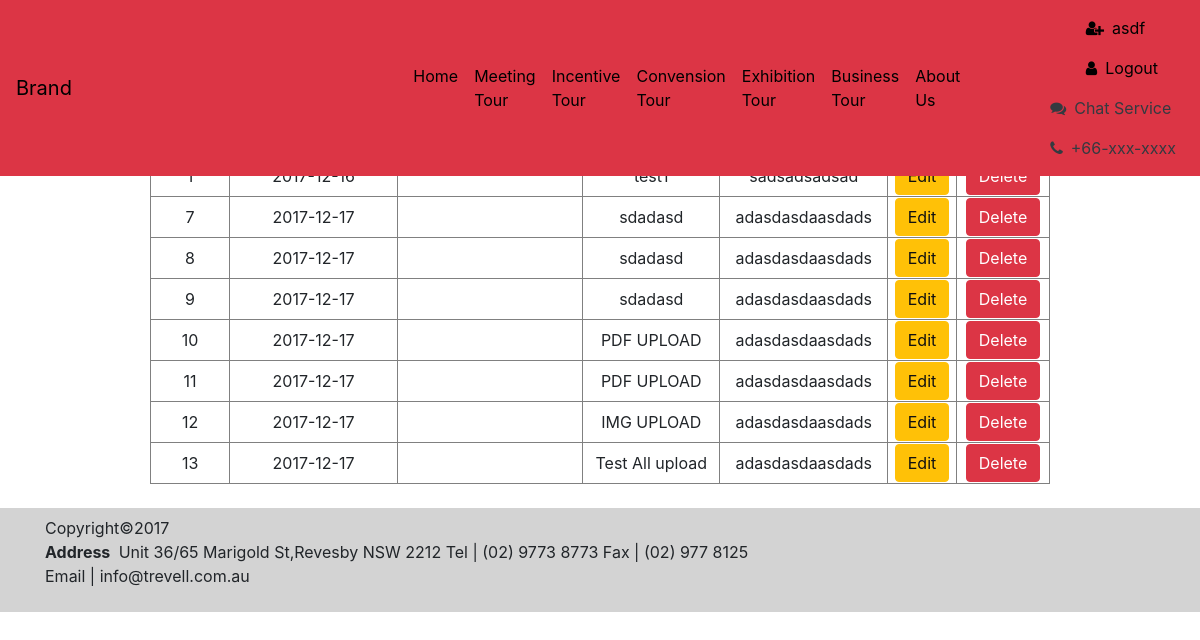
The page /Chinese_Tour/ListNews.php (signed in) on the database as committed earlier.
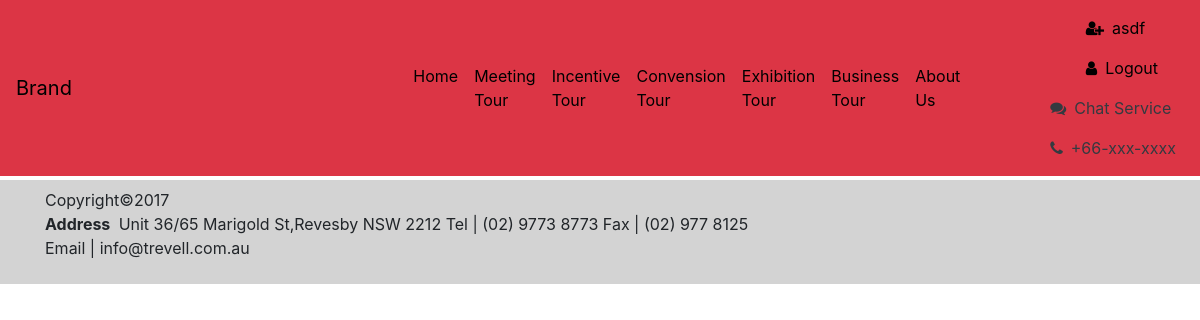
The same page on the database as committed later.
### tables this page shows
CREATE TABLE `news` (
  `news_id` int(11) NOT NULL,
  `create_date` date NOT NULL,
  `last_edit_date` date DEFAULT NULL,
  `topic` varchar(50) NOT NULL,
  `short_description` varchar(200) NOT NULL,
  `content` varchar(1000) NOT NULL
);

### Chinese_Tour/ListNews.php (the view, shortened to what this page needs)
<!DOCTYPE html>
<html lang="en">
<head>
    <link rel="stylesheet" href="https://maxcdn.bootstrapcdn.com/font-awesome/4.6.1/css/font-awesome.min.css">
    <link href="vendor/bootstrap/css/bootstrap.min.css" rel="stylesheet">
    <link href="css/modern-business.css" rel="stylesheet">
</head>
<body>
  <?php
    include 'component/header.php';
    ?>
  <br><br>
  <?php
  if(isset($_SESSION['login_id'])){
      $sql= "SELECT n.news_id ,n.create_date, n.last_edit_date,n.topic,n.short_description FROM news n";
      $result = mysqli_query( $GLOBALS['conn'] , $sql );
      echo "<br>";
      echo "<table border='1' align='center' width='900'>";
      echo "<tr align='center' bgcolor='#f5c6cb'>
      <td>News ID</td>
      <td>News Create Date</td>
      <td>News Last Edit Date</td>
      <td>News Topic</td>
      <td>News Description</td>
      <td></td>
      <td></td>";
      while($show = mysqli_fetch_array($result)) {
        $news_id = $show['news_id'];
        echo "<tr>";
         echo "<td align ='center'>" . $news_id.  "</td> ";
        echo "<td align ='center'>" .$show['create_date'] .  "</td> ";
        echo "<td align ='center'>" .$show['last_edit_date'] .  "</td> ";
        echo "<td align ='center'>" .$show['topic'] .  "</td> ";
        echo "<td align ='center'>" .$show['short_description'] .  "</td> ";
        echo "<td align ='center'><input class='btn btn-warning' type='button' value='Edit' onclick=\"window.location.href='http://localhost/Chinese_Tour/Chinese_Tour/EditNews.php?news_id=$news_id.'\"></td>";
        echo "<td align ='center'><input class='btn btn-danger' type='button' value='Delete' onclick=\"window.location.href='http://localhost/Chinese_Tour/Chinese_Tour/DeleteNews.php?news_id=$news_id.'\"></td>";
        echo "</tr>";
      }
      echo "</table><br>";
  }
  ?>
    <?php
    include 'component/footer.php';
    ?>
</body>
</html>

### Chinese_Tour/component/header.php (shortened to what this page needs)
<nav class="navbar fixed-top navbar-light navbar-expand-md bg-danger justify-content-center">
      <a href="index.php" class="navbar-brand d-flex w-50 mr-auto">Brand</a>
      <div class="navbar-collapse collapse" id="collapsingNavbar3">
        <ul class="navbar-nav mx-auto w-100 justify-content-center">
            <li class="nav-item">
              <a class="nav-link" href="index.php">Home</a>
            </li>
            <li class="nav-item">
                <a class="nav-link" href="index.php">Meeting Tour</a>
            </li>
            <li class="nav-item">
                <a class="nav-link" href="index.php">Incentive Tour</a>
            </li>
            <li class="nav-item">
                <a class="nav-link" href="index.php">Convension Tour</a>
            </li>
            <li class="nav-item">
                <a class="nav-link" href="index.php">Exhibition Tour</a>
            </li>
            <li class="nav-item">
                <a class="nav-link" href="index.php">Business Tour</a>
            </li>
            <li class="nav-item">
                <a class="nav-link" href="about.php">About Us</a>
            </li>
        </ul>
          <?php
            if(isset($_SESSION['login_id'])){
                login();
            }else{
                notLogin();
            }
          ?>
          <?php
            function login(){
          ?>
          <ul class="nav navbar-nav ml-auto w-100 justify-content-end">
            <li class="nav-item">
                <a class="nav-link" href="profile.php"><i class="fa fa-user-plus">&nbsp;&nbsp;</i><?php echo $GLOBALS['firstname']; ?>&nbsp;&nbsp;&nbsp;&nbsp;</a>
                <a class="nav-link" href="logout.php"><i class="fa fa-user">&nbsp;&nbsp;</i>Logout&nbsp;&nbsp;&nbsp;&nbsp;</a>
            </li>
            <li class="nav-item">
              <span class="nav-link text-dark" id="nav-chatservice"><i class="fa fa-comments">&nbsp;&nbsp;</i>Chat Service</span>
              <span class="nav-link text-dark" id="nav-contactservice"><i class="fa fa-phone">&nbsp;&nbsp;</i>+66-xxx-xxxx</span>
            </li>
          </ul>
          <?php
            }
          ?>
      </div>
  </nav>

### Chinese_Tour/component/footer.php
<footer class="py-2 ">
      <div class="container ">
        <div class="row">
            <div class="col-md-8 text-left">
                <p>Copyright&copy;2017<br>
                <b>Address&nbsp;</b>
                Unit 36/65 Marigold St,Revesby NSW 2212 Tel | (02) 9773 8773 Fax | (02) 977 8125 <br>Email | info@trevell.com.au</p>
            </div>
        </div>
    </div>
  </footer>

### Chinese_Tour/css/modern-business.css (style rules this page uses)
body { padding-top: 54px; }
@media (min-width: 992px) { body { padding-top: 56px; } }
footer { background-color: #d3d3d3; }
a { color: #000 !important; }
html,body { height:100%; }

Rows that differ between the two databases and show on the page:
removed news: news_id "1", create_date "2017-12-16", topic "test1", short_description "sadsadsadsad"
removed news: news_id "7", create_date "2017-12-17", topic "sdadasd", short_description "adasdasdaasdads"
removed news: news_id "8", create_date "2017-12-17", topic "sdadasd", short_description "adasdasdaasdads"
removed news: news_id "9", create_date "2017-12-17", topic "sdadasd", short_description "adasdasdaasdads"
removed news: news_id "10", create_date "2017-12-17", topic "PDF UPLOAD", short_description "adasdasdaasdads"
removed news: news_id "11", create_date "2017-12-17", topic "PDF UPLOAD", short_description "adasdasdaasdads"
removed news: news_id "12", create_date "2017-12-17", topic "IMG UPLOAD", short_description "adasdasdaasdads"
removed news: news_id "13", create_date "2017-12-17", topic "Test All upload", short_description "adasdasdaasdads"
